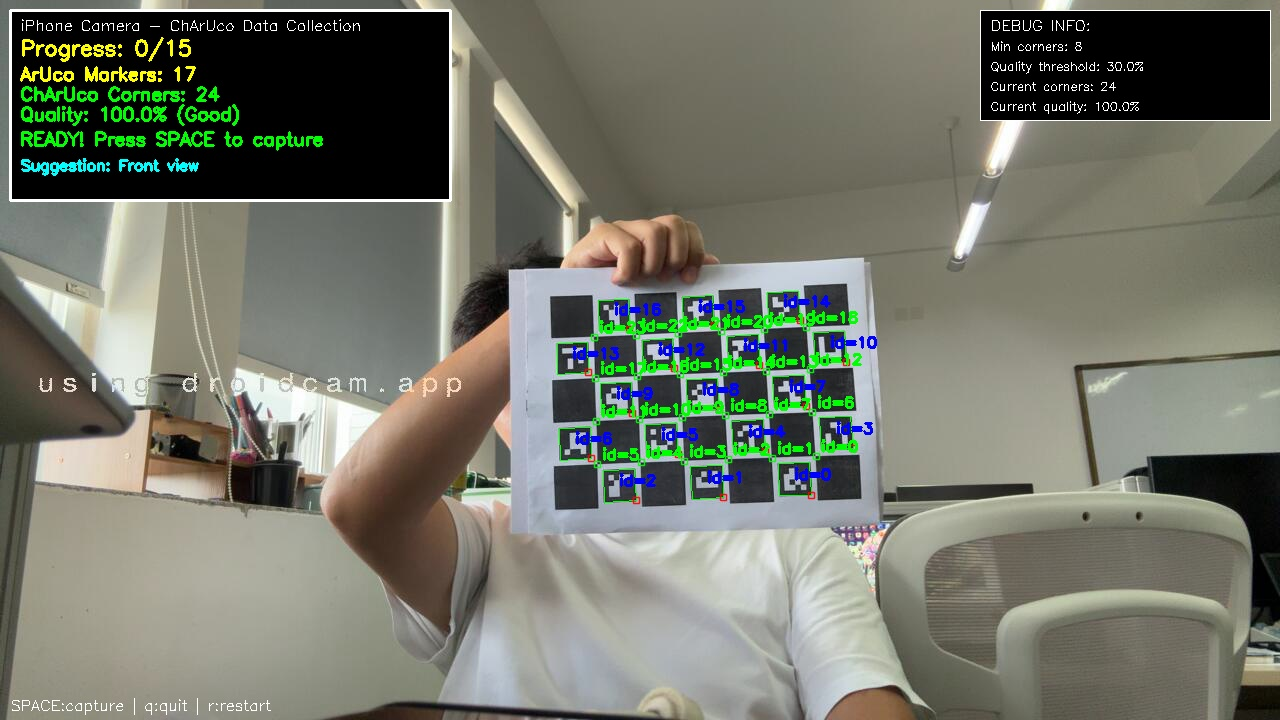
#> input picture calibration_data_20250709_151558/calibration_image_01.jpg, 1280 x 720 px
$ python charuco_data_augmentation.py   (older library calls are emulated)
#> lines starting #> are read from the running program, lines starting #| are printed output that depends on the picture
import cv2
import numpy as np
import json
import os
import glob
from datetime import datetime
import random
from typing import List, Tuple, Dict, Optional
import copy

class DataAugmentation:
    def __init__(self, config: Dict = None):
        """
        初始化数据增强器
        """
        self.config = config or self.get_default_config()
        self.image_size = (640, 480)  # (width, height)
        self.augmented_count = 0
        self.valid_count = 0
        self.invalid_count = 0

        print("✅ 数据增强器初始化成功！")
        print(f"📊 配置参数: {self.config}")

    def get_default_config(self) -> Dict:
        """
        获取默认配置
        """
        return {
            'rotation': {'min': -15, 'max': 15, 'step': 5},
            'scaling': {'min': 0.8, 'max': 1.2, 'step': 0.1},
            'translation': {'range': 30, 'step': 15},
            'brightness': {'min': 0.7, 'max': 1.3, 'step': 0.2},
            'contrast': {'min': 0.8, 'max': 1.2, 'step': 0.1},
            'blur': {'kernel_sizes': [3, 5], 'probability': 0.3},
            'noise': {'gaussian_std': [5, 10, 15], 'probability': 0.2},
            'combination': {'light_prob': 0.6, 'heavy_prob': 0.2}
        }

    def rotate_image_and_corners(self, image: np.ndarray, corners: np.ndarray, angle: float) -> Tuple[np.ndarray, np.ndarray]:
        """
        旋转图像和角点
        """
        h, w = image.shape[:2]
        center = (w // 2, h // 2)

        # 创建旋转矩阵
        rotation_matrix = cv2.getRotationMatrix2D(center, angle, 1.0)

        # 旋转图像
        rotated_image = cv2.warpAffine(image, rotation_matrix, (w, h))

        # 旋转角点
        if corners.size > 0:
            # 转换角点格式用于变换
            corners_homogeneous = np.column_stack([corners, np.ones(corners.shape[0])])
            rotated_corners = (rotation_matrix @ corners_homogeneous.T).T

            return rotated_image, rotated_corners

        return rotated_image, corners

    def scale_image_and_corners(self, image: np.ndarray, corners: np.ndarray, scale: float) -> Tuple[np.ndarray, np.ndarray]:
        """
        缩放图像和角点
        """
        h, w = image.shape[:2]
        center = (w // 2, h // 2)

        # 计算缩放后的尺寸
        new_w, new_h = int(w * scale), int(h * scale)

        # 缩放图像
        scaled_image = cv2.resize(image, (new_w, new_h))

        # 创建画布并将缩放后的图像居中放置
        canvas = np.zeros((h, w), dtype=image.dtype)

        # 计算放置位置
        start_x = max(0, (w - new_w) // 2)
        start_y = max(0, (h - new_h) // 2)
        end_x = min(w, start_x + new_w)
        end_y = min(h, start_y + new_h)

        # 计算在缩放图像中的裁剪区域
        crop_start_x = max(0, (new_w - w) // 2)
        crop_start_y = max(0, (new_h - h) // 2)
        crop_end_x = crop_start_x + (end_x - start_x)
        crop_end_y = crop_start_y + (end_y - start_y)

        canvas[start_y:end_y, start_x:end_x] = scaled_image[crop_start_y:crop_end_y, crop_start_x:crop_end_x]

        # 缩放角点
        if corners.size > 0:
            # 角点坐标变换
            scaled_corners = corners * scale
            # 调整到居中位置
            offset_x = (w - new_w) // 2 - crop_start_x
            offset_y = (h - new_h) // 2 - crop_start_y
            scaled_corners[:, 0] += offset_x
            scaled_corners[:, 1] += offset_y

            return canvas, scaled_corners

        return canvas, corners

    def translate_image_and_corners(self, image: np.ndarray, corners: np.ndarray, dx: float, dy: float) -> Tuple[np.ndarray, np.ndarray]:
        """
        平移图像和角点
        """
        h, w = image.shape[:2]

        # 创建平移矩阵
        translation_matrix = np.float32([[1, 0, dx], [0, 1, dy]])

        # 平移图像
        translated_image = cv2.warpAffine(image, translation_matrix, (w, h))

        # 平移角点
        if corners.size > 0:
            translated_corners = corners + np.array([dx, dy])
            return translated_image, translated_corners

        return translated_image, corners

    def apply_brightness(self, image: np.ndarray, factor: float) -> np.ndarray:
        """
        调整图像亮度
        """
        adjusted = image.astype(np.float32) * factor
        return np.clip(adjusted, 0, 255).astype(np.uint8)

    def apply_contrast(self, image: np.ndarray, factor: float) -> np.ndarray:
        """
        调整图像对比度
        """
        mean = np.mean(image)
        adjusted = (image.astype(np.float32) - mean) * factor + mean
        return np.clip(adjusted, 0, 255).astype(np.uint8)

    def apply_blur(self, image: np.ndarray, kernel_size: int) -> np.ndarray:
        """
        应用高斯模糊
        """
        return cv2.GaussianBlur(image, (kernel_size, kernel_size), 0)

    def apply_noise(self, image: np.ndarray, noise_type: str, strength: float) -> np.ndarray:
        """
        添加噪声
        """
        if noise_type == 'gaussian':
            noise = np.random.normal(0, strength, image.shape).astype(np.float32)
            noisy_image = image.astype(np.float32) + noise
            return np.clip(noisy_image, 0, 255).astype(np.uint8)
        elif noise_type == 'salt_pepper':
            noisy_image = image.copy()
            prob = strength / 1000.0  # 调整概率

            # 椒噪声
            coords = np.random.random(image.shape[:2]) < prob
            noisy_image[coords] = 0

            # 盐噪声
            coords = np.random.random(image.shape[:2]) < prob
            noisy_image[coords] = 255

            return noisy_image

        return image

    def validate_corners(self, corners: np.ndarray, image_shape: Tuple[int, int]) -> bool:
        """
        验证角点是否有效
        """
        if corners.size == 0:
            return False

        h, w = image_shape

        # 检查角点是否在图像边界内
        valid_corners = np.sum(
            (corners[:, 0] >= 0) & (corners[:, 0] < w) &
            (corners[:, 1] >= 0) & (corners[:, 1] < h)
        )

        # 至少需要8个有效角点
        return valid_corners >= 8

    def check_image_quality(self, image: np.ndarray) -> bool:
        """
        检查图像质量
        """
        # 检查图像是否过暗或过亮
        mean_intensity = np.mean(image)
        if mean_intensity < 20 or mean_intensity > 235:
            return False

        # 检查图像是否过度模糊
        laplacian_var = cv2.Laplacian(image, cv2.CV_64F).var()
        if laplacian_var < 50:  # 模糊阈值
            return False

        return True

    def generate_augmentation_params(self) -> List[Dict]:
        """
        生成增强参数组合
        """
        params_list = []

        # 1. 单一变换
        # 旋转
        angles = np.arange(self.config['rotation']['min'],
                          self.config['rotation']['max'] + self.config['rotation']['step'],
                          self.config['rotation']['step'])
        for angle in angles:
            if angle != 0:  # 跳过原始图像
                params_list.append({'rotation': angle})

        # 缩放
        scales = np.arange(self.config['scaling']['min'],
                          self.config['scaling']['max'] + self.config['scaling']['step'],
                          self.config['scaling']['step'])
        for scale in scales:
            if abs(scale - 1.0) > 0.01:  # 跳过原始尺寸
                params_list.append({'scaling': scale})

        # 平移
        trans_range = self.config['translation']['range']
        trans_step = self.config['translation']['step']
        for dx in range(-trans_range, trans_range + trans_step, trans_step):
            for dy in range(-trans_range, trans_range + trans_step, trans_step):
                if dx != 0 or dy != 0:  # 跳过原始位置
                    params_list.append({'translation': (dx, dy)})

        # 亮度
        brightness_values = np.arange(self.config['brightness']['min'],
                                     self.config['brightness']['max'] + self.config['brightness']['step'],
                                     self.config['brightness']['step'])
        for brightness in brightness_values:
            if abs(brightness - 1.0) > 0.01:  # 跳过原始亮度
                params_list.append({'brightness': brightness})

        # 对比度
        contrast_values = np.arange(self.config['contrast']['min'],
                                   self.config['contrast']['max'] + self.config['contrast']['step'],
                                   self.config['contrast']['step'])
        for contrast in contrast_values:
            if abs(contrast - 1.0) > 0.01:  # 跳过原始对比度
                params_list.append({'contrast': contrast})

        # 2. 组合变换
        # 轻度组合 (2-3种变换)
        light_combinations = []
        for i in range(len(params_list)):
            for j in range(i + 1, min(i + 50, len(params_list))):  # 限制组合数量
                if random.random() < self.config['combination']['light_prob']:
                    combined_params = {}
                    combined_params.update(params_list[i])
                    combined_params.update(params_list[j])
                    light_combinations.append(combined_params)

        params_list.extend(light_combinations[:100])  # 限制组合数量

        # 3. 添加模糊和噪声
        blur_noise_combinations = []
        for params in params_list[:50]:  # 对部分样本添加模糊和噪声
            if random.random() < self.config['blur']['probability']:
                new_params = params.copy()
                new_params['blur'] = random.choice(self.config['blur']['kernel_sizes'])
                blur_noise_combinations.append(new_params)

            if random.random() < self.config['noise']['probability']:
                new_params = params.copy()
                new_params['noise'] = ('gaussian', random.choice(self.config['noise']['gaussian_std']))
                blur_noise_combinations.append(new_params)

        params_list.extend(blur_noise_combinations)

        print(f"🔄 生成了 {len(params_list)} 个增强参数组合")
        return params_list

    def augment_single_image(self, image: np.ndarray, corners: np.ndarray, params: Dict) -> Tuple[Optional[np.ndarray], Optional[np.ndarray]]:
        """
        对单张图像应用增强
        """
        try:
            augmented_image = image.copy()
            augmented_corners = corners.copy()

            # 应用几何变换
            if 'rotation' in params:
                augmented_image, augmented_corners = self.rotate_image_and_corners(
                    augmented_image, augmented_corners, params['rotation']
                )

            if 'scaling' in params:
                augmented_image, augmented_corners = self.scale_image_and_corners(
                    augmented_image, augmented_corners, params['scaling']
                )

            if 'translation' in params:
                dx, dy = params['translation']
                augmented_image, augmented_corners = self.translate_image_and_corners(
                    augmented_image, augmented_corners, dx, dy
                )

            # 应用图像质量变换
            if 'brightness' in params:
                augmented_image = self.apply_brightness(augmented_image, params['brightness'])

            if 'contrast' in params:
                augmented_image = self.apply_contrast(augmented_image, params['contrast'])

            if 'blur' in params:
                augmented_image = self.apply_blur(augmented_image, params['blur'])

            if 'noise' in params:
                noise_type, strength = params['noise']
                augmented_image = self.apply_noise(augmented_image, noise_type, strength)

            # 验证结果
            if not self.validate_corners(augmented_corners, augmented_image.shape):
                return None, None

            if not self.check_image_quality(augmented_image):
                return None, None

            return augmented_image, augmented_corners

        except Exception as e:
            print(f"⚠️ 增强失败: {e}")
            return None, None

    def process_original_data(self, data_folder: str) -> List[Dict]:
        """
        处理原始数据
        """
        print(f"\n📂 处理原始数据: {data_folder}")

        # 读取元数据
        metadata_file = os.path.join(data_folder, "collection_metadata.json")
        with open(metadata_file, 'r', encoding='utf-8') as f:
            metadata = json.load(f)

        original_samples = []

        for image_data in metadata['images']:
            filename = image_data['filename']
            image_path = os.path.join(data_folder, filename)

            # 读取图像
            image = cv2.imread(image_path, cv2.IMREAD_GRAYSCALE)
            if image is None:
                print(f"⚠️ 无法读取图像: {filename}")
                continue

            # 提取角点数据
            corners_data = image_data['corners_data']
            corners = np.array(corners_data, dtype=np.float32).reshape(-1, 2)

            # 提取角点ID
            ids_data = image_data['ids_data']
            corner_ids = np.array(ids_data, dtype=np.int32).flatten()

            sample = {
                'filename': filename,
                'image': image,
                'corners': corners,
                'corner_ids': corner_ids,
                'corners_count': len(corners),
                'quality_score': image_data['quality_score']
            }

            original_samples.append(sample)

        print(f"✅ 成功处理 {len(original_samples)} 个原始样本")
        return original_samples

    def run_augmentation(self, input_folder: str, output_folder: str):
        """
        运行数据增强
        """
        print("🚀 开始数据增强...")

        # 创建输出文件夹
        os.makedirs(output_folder, exist_ok=True)

        # 处理原始数据
        original_samples = self.process_original_data(input_folder)

        # 生成增强参数
        augmentation_params = self.generate_augmentation_params()

        # 保存增强后的数据
        augmented_samples = []

        print(f"\n🔄 开始增强处理...")

        for i, sample in enumerate(original_samples):
            print(f"\n处理原始图像 {i+1}/{len(original_samples)}: {sample['filename']}")

            # 保存原始图像
            original_output = {
                'filename': f"original_{i+1:03d}.jpg",
                'image': sample['image'],
                'corners': sample['corners'],
                'corner_ids': sample['corner_ids'],
                'corners_count': sample['corners_count'],
                'quality_score': sample['quality_score'],
                'augmentation_params': {'original': True}
            }
            augmented_samples.append(original_output)

            # 应用增强
            for j, params in enumerate(augmentation_params):
                augmented_image, augmented_corners = self.augment_single_image(
                    sample['image'], sample['corners'], params
                )

                if augmented_image is not None and augmented_corners is not None:
                    self.valid_count += 1

                    # 保存增强后的样本
                    augmented_output = {
                        'filename': f"augmented_{i+1:03d}_{j+1:04d}.jpg",
                        'image': augmented_image,
                        'corners': augmented_corners,
                        'corner_ids': sample['corner_ids'],
                        'corners_count': len(augmented_corners),
                        'quality_score': 85.0,  # 假设增强后的质量分数
                        'augmentation_params': params
                    }
                    augmented_samples.append(augmented_output)
                else:
                    self.invalid_count += 1

                self.augmented_count += 1

                # 每1000个样本显示进度
                if self.augmented_count % 1000 == 0:
                    print(f"  已处理: {self.augmented_count}, 有效: {self.valid_count}, 无效: {self.invalid_count}")

        # 保存增强后的数据
        self.save_augmented_data(augmented_samples, output_folder)

        print(f"\n🎉 数据增强完成!")
        print(f"📊 统计信息:")
        print(f"  原始样本: {len(original_samples)}")
        print(f"  尝试增强: {self.augmented_count}")
        print(f"  有效增强: {self.valid_count}")
        print(f"  无效增强: {self.invalid_count}")
        print(f"  总样本数: {len(augmented_samples)}")
        print(f"  输出文件夹: {output_folder}")

    def save_augmented_data(self, augmented_samples: List[Dict], output_folder: str):
        """
        保存增强后的数据
        """
        print(f"\n💾 保存增强数据到: {output_folder}")

        # 保存图像文件
        for sample in augmented_samples:
            image_path = os.path.join(output_folder, sample['filename'])
            cv2.imwrite(image_path, sample['image'])

        # 创建元数据
        metadata = {
            'augmentation_info': {
                'timestamp': datetime.now().isoformat(),
                'total_samples': len(augmented_samples),
                'augmentation_config': self.config
            },
            'samples': []
        }

        for sample in augmented_samples:
            sample_metadata = {
                'filename': sample['filename'],
                'corners_count': int(sample['corners_count']),  # 转换为Python int
                'quality_score': float(sample['quality_score']),  # 转换为Python float
                'corners_data': sample['corners'].astype(float).tolist(),  # 确保为float类型
                'ids_data': sample['corner_ids'].astype(int).tolist(),  # 确保为int类型
                'augmentation_params': sample['augmentation_params']
            }
            metadata['samples'].append(sample_metadata)

        # 保存元数据
        metadata_file = os.path.join(output_folder, "augmented_metadata.json")
        with open(metadata_file, 'w', encoding='utf-8') as f:
            json.dump(metadata, f, indent=2, ensure_ascii=False)

        print(f"✅ 保存完成:")
        print(f"  图像文件: {len(augmented_samples)} 张")
        print(f"  元数据文件: {metadata_file}")

def find_latest_data_folder():
    """
    查找最新的数据文件夹
    """
    pattern = "calibration_data_*"
    folders = glob.glob(pattern)
    if not folders:
        return None

    # 按创建时间排序，返回最新的
    folders.sort(key=os.path.getctime, reverse=True)
    return folders[0]

def main():
    print("=" * 60)
    print("🔄 ChArUco 数据增强系统")
    print("=" * 60)

    # 查找输入数据文件夹
    input_folder = find_latest_data_folder()
    if input_folder is None:
        print("❌ 错误：没有找到标定数据文件夹")
        return

    print(f"📁 输入数据文件夹: {input_folder}")

    # 创建输出文件夹
    timestamp = datetime.now().strftime("%Y%m%d_%H%M%S")
    output_folder = f"augmented_data_{timestamp}"

    # 创建数据增强器
    augmenter = DataAugmentation()

    # 确认开始增强
    print(f"\n准备开始数据增强...")
    print(f"输入: {input_folder}")
    print(f"输出: {output_folder}")
    print("\n按 Enter 键开始增强...")
    input()

    # 运行数据增强
    augmenter.run_augmentation(input_folder, output_folder)
#> (reads calibration_data_20250709_151558/collection_metadata.json from the repository)
#> in process_original_data, `image = cv2.imread(image_path, cv2.IMREAD_GRAYSCALE)`:
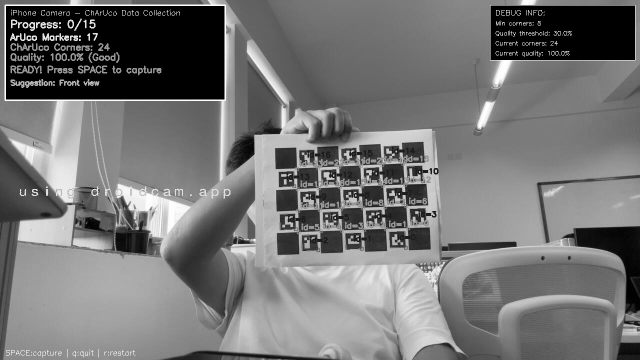
#> image: shape (720, 1280) (shown at 1/2 size); min 0, max 255, mean 116.3
#> the loop in run_augmentation, `for i, sample in enumerate(original_samples):` made 2 passes
#> pass 1, in rotate_image_and_corners (call 2), `rotated_image = cv2.warpAffine(image, rotation_matrix, (w, h))`:
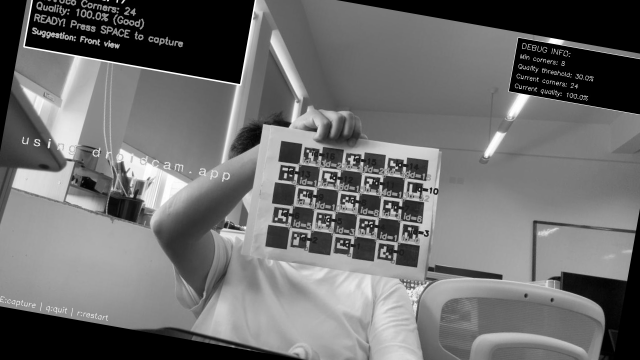
#> rotated_image: shape (720, 1280) (shown at 1/2 size); min 0, max 255, mean 108.8
#> pass 1, in rotate_image_and_corners (call 3), `rotated_image = cv2.warpAffine(image, rotation_matrix, (w, h))`:
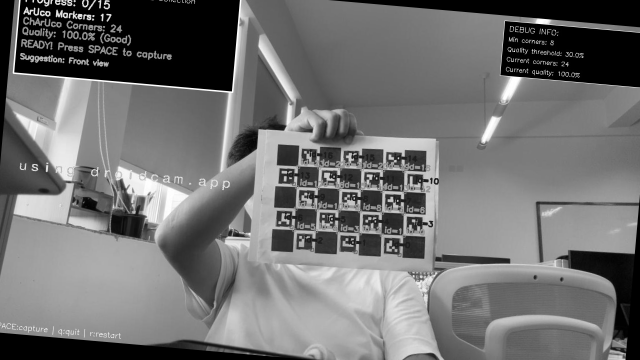
#> rotated_image: shape (720, 1280) (shown at 1/2 size); min 0, max 255, mean 112.1
#> pass 1, in rotate_image_and_corners (call 4), `rotated_image = cv2.warpAffine(image, rotation_matrix, (w, h))`:
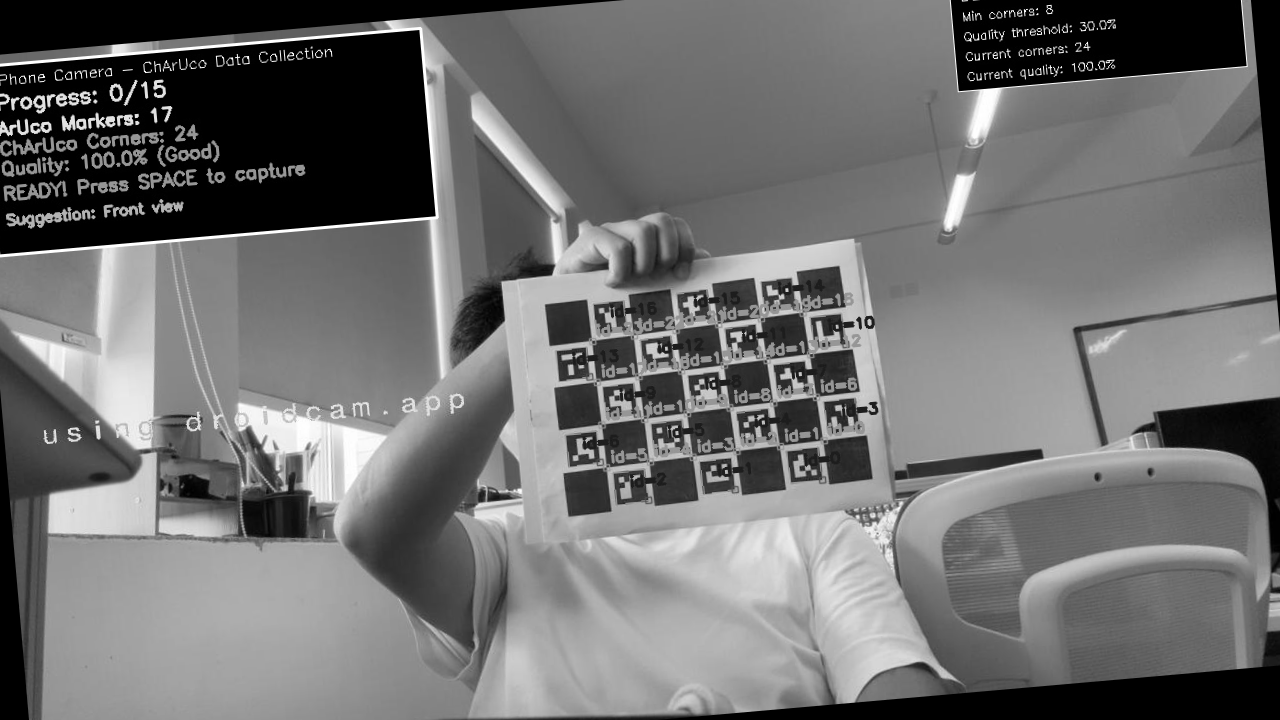
#> rotated_image: shape (720, 1280); min 0, max 255, mean 111.7

if __name__ == "__main__":
#> (the run stopped early here; a loop or call above may not have finished)
